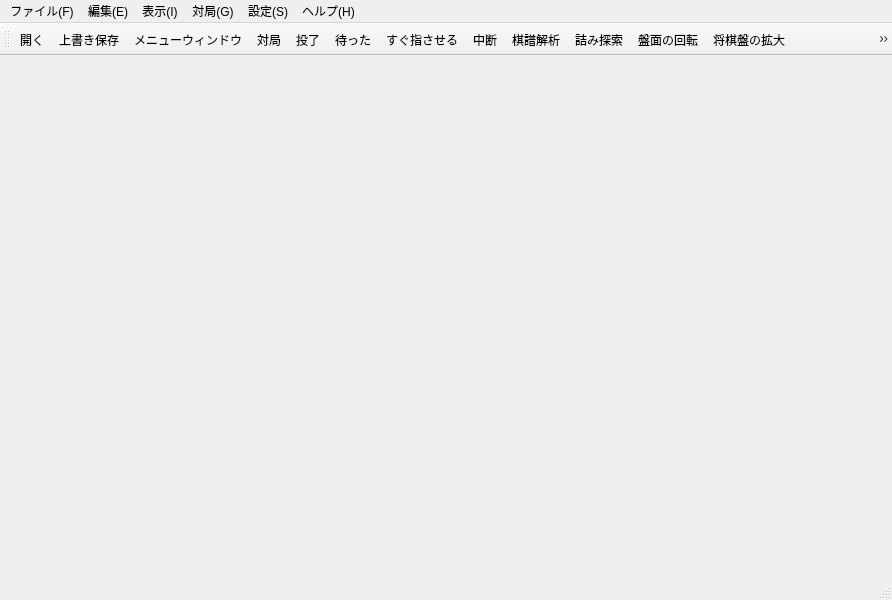
<?xml version="1.0" encoding="UTF-8"?>
<ui version="4.0">
 <class>MainWindow</class>
 <widget class="QMainWindow" name="MainWindow">
  <property name="geometry">
   <rect>
    <x>0</x>
    <y>0</y>
    <width>892</width>
    <height>600</height>
   </rect>
  </property>
  <property name="windowTitle">
   <string>将棋盤Q</string>
  </property>
  <widget class="QWidget" name="centralwidget"/>
  <widget class="QMenuBar" name="menubar">
   <property name="geometry">
    <rect>
     <x>0</x>
     <y>0</y>
     <width>892</width>
     <height>31</height>
    </rect>
   </property>
   <widget class="QMenu" name="File">
    <property name="title">
     <string>ファイル(F)</string>
    </property>
    <addaction name="actionNewGame"/>
    <addaction name="actionOpenKifuFile"/>
    <addaction name="actionSave"/>
    <addaction name="actionSaveAs"/>
    <addaction name="separator"/>
    <addaction name="actionSaveBoardImage"/>
    <addaction name="separator"/>
    <addaction name="actionQuit"/>
   </widget>
   <widget class="QMenu" name="Edit">
    <property name="title">
     <string>編集(E)</string>
    </property>
    <widget class="QMenu" name="copyGameRecord">
     <property name="title">
      <string>棋譜コピー</string>
     </property>
     <addaction name="actionCopyKIF"/>
     <addaction name="actionCopyKI2"/>
     <addaction name="actionCopyCSA"/>
     <addaction name="actionCopyUSICurrent"/>
     <addaction name="actionCopyUSIAll"/>
     <addaction name="actionCopyJKF"/>
     <addaction name="actionCopyUSEN"/>
    </widget>
    <widget class="QMenu" name="shogiPositionCopy">
     <property name="title">
      <string>局面コピー</string>
     </property>
     <addaction name="actionCopySFEN"/>
     <addaction name="actionCopyBOD"/>
    </widget>
    <addaction name="copyGameRecord"/>
    <addaction name="shogiPositionCopy"/>
    <addaction name="actionPasteKifu"/>
    <addaction name="separator"/>
    <addaction name="actionCopyBoardToClipboard"/>
    <addaction name="separator"/>
    <addaction name="actionStartEditPosition"/>
    <addaction name="actionEndEditPosition"/>
    <addaction name="actionSetHiratePosition"/>
    <addaction name="actionSetTsumePosition"/>
    <addaction name="actionReturnAllPiecesToStand"/>
    <addaction name="separator"/>
    <addaction name="actionSwapSides"/>
    <addaction name="actionChangeTurn"/>
   </widget>
   <widget class="QMenu" name="Display">
    <property name="title">
     <string>表示(I)</string>
    </property>
    <addaction name="actionFlipBoard"/>
    <addaction name="actionEnlargeBoard"/>
    <addaction name="actionShrinkBoard"/>
    <addaction name="separator"/>
    <addaction name="actionJosekiWindow"/>
    <addaction name="actionMenuWindow"/>
    <addaction name="separator"/>
    <addaction name="actionToolBar"/>
   </widget>
   <widget class="QMenu" name="Game">
    <property name="title">
     <string>対局(G)</string>
    </property>
    <addaction name="actionStartGame"/>
    <addaction name="actionCSA"/>
    <addaction name="separator"/>
    <addaction name="actionResign"/>
    <addaction name="actionUndoMove"/>
    <addaction name="actionMakeImmediateMove"/>
    <addaction name="actionBreakOffGame"/>
    <addaction name="separator"/>
    <addaction name="actionAnalyzeKifu"/>
    <addaction name="actionCancelAnalyzeKifu"/>
    <addaction name="separator"/>
    <addaction name="actionTsumeShogiSearch"/>
    <addaction name="actionStopTsumeSearch"/>
    <addaction name="separator"/>
    <addaction name="actionJishogiScore"/>
    <addaction name="actionNyugyokuDeclaration"/>
   </widget>
   <widget class="QMenu" name="Setting">
    <property name="title">
     <string>設定(S)</string>
    </property>
    <widget class="QMenu" name="menuLanguage">
     <property name="title">
      <string>言語設定</string>
     </property>
     <addaction name="actionLanguageSystem"/>
     <addaction name="actionLanguageJapanese"/>
     <addaction name="actionLanguageEnglish"/>
    </widget>
    <addaction name="actionEngineSettings"/>
    <addaction name="menuLanguage"/>
   </widget>
   <widget class="QMenu" name="Help">
    <property name="title">
     <string>ヘルプ(H)</string>
    </property>
    <addaction name="actionOpenWebsite"/>
    <addaction name="actionUsage"/>
    <addaction name="separator"/>
    <addaction name="actionVersionInfo"/>
    <addaction name="actionAboutQt"/>
   </widget>
   <addaction name="File"/>
   <addaction name="Edit"/>
   <addaction name="Display"/>
   <addaction name="Game"/>
   <addaction name="Setting"/>
   <addaction name="Help"/>
  </widget>
  <widget class="QStatusBar" name="statusbar"/>
  <widget class="QToolBar" name="toolBar">
   <property name="windowTitle">
    <string>toolBar</string>
   </property>
   <attribute name="toolBarArea">
    <enum>TopToolBarArea</enum>
   </attribute>
   <attribute name="toolBarBreak">
    <bool>false</bool>
   </attribute>
   <addaction name="actionOpenKifuFile"/>
   <addaction name="actionSave"/>
   <addaction name="actionMenuWindow"/>
   <addaction name="actionStartGame"/>
   <addaction name="actionResign"/>
   <addaction name="actionUndoMove"/>
   <addaction name="actionMakeImmediateMove"/>
   <addaction name="actionBreakOffGame"/>
   <addaction name="actionAnalyzeKifu"/>
   <addaction name="actionTsumeShogiSearch"/>
   <addaction name="actionFlipBoard"/>
   <addaction name="actionEnlargeBoard"/>
   <addaction name="actionShrinkBoard"/>
   <addaction name="actionCSA"/>
   <addaction name="actionJosekiWindow"/>
  </widget>
  <action name="actionSave">
   <property name="icon">
    <iconset resource="../../resources/shogiboardq.qrc">
     <normaloff>:/images/actions/actionSave.svg</normaloff>:/images/actions/actionSave.svg</iconset>
   </property>
   <property name="text">
    <string>上書き保存</string>
   </property>
   <property name="shortcut">
    <string>Ctrl+S</string>
   </property>
  </action>
  <action name="actionSaveAs">
   <property name="icon">
    <iconset resource="../../resources/shogiboardq.qrc">
     <normaloff>:/images/actions/actionSaveAs.svg</normaloff>:/images/actions/actionSaveAs.svg</iconset>
   </property>
   <property name="text">
    <string>名前を付けて保存</string>
   </property>
   <property name="shortcut">
    <string>Ctrl+A</string>
   </property>
  </action>
  <action name="actionSaveBoardImage">
   <property name="icon">
    <iconset resource="../../resources/shogiboardq.qrc">
     <normaloff>:/images/actions/actionSaveBoardImage.svg</normaloff>:/images/actions/actionSaveBoardImage.svg</iconset>
   </property>
   <property name="text">
    <string>将棋盤の画像をファイルに保存</string>
   </property>
  </action>
  <action name="actionPasteKifu">
   <property name="icon">
    <iconset resource="../../resources/shogiboardq.qrc">
     <normaloff>:/images/actions/actionPasteKifu.svg</normaloff>:/images/actions/actionPasteKifu.svg</iconset>
   </property>
   <property name="text">
    <string>棋譜貼り付け</string>
   </property>
  </action>
  <action name="actionCopyBoardToClipboard">
   <property name="icon">
    <iconset resource="../../resources/shogiboardq.qrc">
     <normaloff>:/images/actions/actionCopyBoardToClipboard.svg</normaloff>:/images/actions/actionCopyBoardToClipboard.svg</iconset>
   </property>
   <property name="text">
    <string>将棋盤画像コピー</string>
   </property>
  </action>
  <action name="actionFlipBoard">
   <property name="icon">
    <iconset resource="../../resources/shogiboardq.qrc">
     <normaloff>:/images/actions/actionFlipBoard.svg</normaloff>:/images/actions/actionFlipBoard.svg</iconset>
   </property>
   <property name="text">
    <string>盤面の回転</string>
   </property>
  </action>
  <action name="actionStartGame">
   <property name="enabled">
    <bool>true</bool>
   </property>
   <property name="icon">
    <iconset resource="../../resources/shogiboardq.qrc">
     <normaloff>:/images/actions/actionStartGame.svg</normaloff>:/images/actions/actionStartGame.svg</iconset>
   </property>
   <property name="text">
    <string>対局</string>
   </property>
  </action>
  <action name="actionResign">
   <property name="icon">
    <iconset resource="../../resources/shogiboardq.qrc">
     <normaloff>:/images/actions/actionResign.svg</normaloff>:/images/actions/actionResign.svg</iconset>
   </property>
   <property name="text">
    <string>投了</string>
   </property>
  </action>
  <action name="actionBreakOffGame">
   <property name="icon">
    <iconset resource="../../resources/shogiboardq.qrc">
     <normaloff>:/images/actions/actionBreakOffGame.svg</normaloff>:/images/actions/actionBreakOffGame.svg</iconset>
   </property>
   <property name="text">
    <string>中断</string>
   </property>
   <property name="whatsThis">
    <string/>
   </property>
   <property name="visible">
    <bool>true</bool>
   </property>
  </action>
  <action name="actionQuit">
   <property name="icon">
    <iconset resource="../../resources/shogiboardq.qrc">
     <normaloff>:/images/actions/actionQuit.svg</normaloff>:/images/actions/actionQuit.svg</iconset>
   </property>
   <property name="text">
    <string>終了</string>
   </property>
  </action>
  <action name="actionAnalyzeKifu">
   <property name="icon">
    <iconset resource="../../resources/shogiboardq.qrc">
     <normaloff>:/images/actions/actionAnalyzeKifu.svg</normaloff>:/images/actions/actionAnalyzeKifu.svg</iconset>
   </property>
   <property name="text">
    <string>棋譜解析</string>
   </property>
  </action>
  <action name="actionStartEditPosition">
   <property name="icon">
    <iconset resource="../../resources/shogiboardq.qrc">
     <normaloff>:/images/actions/actionStartEditPosition.svg</normaloff>:/images/actions/actionStartEditPosition.svg</iconset>
   </property>
   <property name="text">
    <string>局面編集開始</string>
   </property>
  </action>
  <action name="actionSetHiratePosition">
   <property name="icon">
    <iconset resource="../../resources/shogiboardq.qrc">
     <normaloff>:/images/actions/actionSetHiratePosition.svg</normaloff>:/images/actions/actionSetHiratePosition.svg</iconset>
   </property>
   <property name="text">
    <string>平手初期配置</string>
   </property>
  </action>
  <action name="actionSetTsumePosition">
   <property name="icon">
    <iconset resource="../../resources/shogiboardq.qrc">
     <normaloff>:/images/actions/actionSetTsumePosition.svg</normaloff>:/images/actions/actionSetTsumePosition.svg</iconset>
   </property>
   <property name="text">
    <string>詰将棋初期配置</string>
   </property>
  </action>
  <action name="actionReturnAllPiecesToStand">
   <property name="icon">
    <iconset resource="../../resources/shogiboardq.qrc">
     <normaloff>:/images/actions/actionReturnAllPiecesToStand.svg</normaloff>:/images/actions/actionReturnAllPiecesToStand.svg</iconset>
   </property>
   <property name="text">
    <string>全ての駒を駒台へ</string>
   </property>
  </action>
  <action name="actionSwapSides">
   <property name="icon">
    <iconset resource="../../resources/shogiboardq.qrc">
     <normaloff>:/images/actions/actionSwapSides.svg</normaloff>:/images/actions/actionSwapSides.svg</iconset>
   </property>
   <property name="text">
    <string>先後反転</string>
   </property>
  </action>
  <action name="actionChangeTurn">
   <property name="icon">
    <iconset resource="../../resources/shogiboardq.qrc">
     <normaloff>:/images/actions/actionChangeTurn.svg</normaloff>:/images/actions/actionChangeTurn.svg</iconset>
   </property>
   <property name="text">
    <string>手番変更</string>
   </property>
  </action>
  <action name="actionEngineSettings">
   <property name="icon">
    <iconset resource="../../resources/shogiboardq.qrc">
     <normaloff>:/images/actions/actionEngineSettings.svg</normaloff>:/images/actions/actionEngineSettings.svg</iconset>
   </property>
   <property name="text">
    <string>エンジン設定</string>
   </property>
  </action>
  <action name="actionOpenWebsite">
   <property name="icon">
    <iconset resource="../../resources/shogiboardq.qrc">
     <normaloff>:/images/actions/actionOpenWebsite.svg</normaloff>:/images/actions/actionOpenWebsite.svg</iconset>
   </property>
   <property name="text">
    <string>ホームページ</string>
   </property>
  </action>
  <action name="actionUsage">
   <property name="icon">
    <iconset resource="../../resources/shogiboardq.qrc">
     <normaloff>:/images/actions/actionUsage.svg</normaloff>:/images/actions/actionUsage.svg</iconset>
   </property>
   <property name="text">
    <string>使い方</string>
   </property>
  </action>
  <action name="actionVersionInfo">
   <property name="icon">
    <iconset resource="../../resources/shogiboardq.qrc">
     <normaloff>:/images/actions/actionVersionInfo.svg</normaloff>:/images/actions/actionVersionInfo.svg</iconset>
   </property>
   <property name="text">
    <string>バージョン情報</string>
   </property>
  </action>
  <action name="actionAboutQt">
   <property name="icon">
    <iconset resource="../../resources/shogiboardq.qrc">
     <normaloff>:/images/actions/actionAboutQt.svg</normaloff>:/images/actions/actionAboutQt.svg</iconset>
   </property>
   <property name="text">
    <string>Qtについて</string>
   </property>
  </action>
  <action name="actionCopyKIF">
   <property name="icon">
    <iconset resource="../../resources/shogiboardq.qrc">
     <normaloff>:/images/actions/actionCopyKIF.svg</normaloff>:/images/actions/actionCopyKIF.svg</iconset>
   </property>
   <property name="text">
    <string>KIF形式</string>
   </property>
  </action>
  <action name="actionCopyKI2">
   <property name="icon">
    <iconset resource="../../resources/shogiboardq.qrc">
     <normaloff>:/images/actions/actionCopyKI2.svg</normaloff>:/images/actions/actionCopyKI2.svg</iconset>
   </property>
   <property name="text">
    <string>KI2形式</string>
   </property>
  </action>
  <action name="actionCopyCSA">
   <property name="icon">
    <iconset resource="../../resources/shogiboardq.qrc">
     <normaloff>:/images/actions/actionCopyCSA.svg</normaloff>:/images/actions/actionCopyCSA.svg</iconset>
   </property>
   <property name="text">
    <string>CSA形式</string>
   </property>
  </action>
  <action name="actionCopyUSICurrent">
   <property name="icon">
    <iconset resource="../../resources/shogiboardq.qrc">
     <normaloff>:/images/actions/actionCopyUSICurrent.svg</normaloff>:/images/actions/actionCopyUSICurrent.svg</iconset>
   </property>
   <property name="text">
    <string>USI形式（現在の指し手まで）</string>
   </property>
  </action>
  <action name="actionCopySFEN">
   <property name="icon">
    <iconset resource="../../resources/shogiboardq.qrc">
     <normaloff>:/images/actions/actionCopySFEN.svg</normaloff>:/images/actions/actionCopySFEN.svg</iconset>
   </property>
   <property name="text">
    <string>SFEN形式</string>
   </property>
  </action>
  <action name="actionCopyBOD">
   <property name="icon">
    <iconset resource="../../resources/shogiboardq.qrc">
     <normaloff>:/images/actions/actionCopyBOD.svg</normaloff>:/images/actions/actionCopyBOD.svg</iconset>
   </property>
   <property name="text">
    <string>BOD形式</string>
   </property>
  </action>
  <action name="actionNewGame">
   <property name="icon">
    <iconset resource="../../resources/shogiboardq.qrc">
     <normaloff>:/images/actions/actionNewGame.svg</normaloff>:/images/actions/actionNewGame.svg</iconset>
   </property>
   <property name="text">
    <string>新規</string>
   </property>
  </action>
  <action name="actionOpenKifuFile">
   <property name="icon">
    <iconset resource="../../resources/shogiboardq.qrc">
     <normaloff>:/images/actions/actionOpenKifuFile.svg</normaloff>:/images/actions/actionOpenKifuFile.svg</iconset>
   </property>
   <property name="text">
    <string>開く</string>
   </property>
   <property name="shortcut">
    <string>Ctrl+O</string>
   </property>
  </action>
  <action name="actionUndoMove">
   <property name="icon">
    <iconset resource="../../resources/shogiboardq.qrc">
     <normaloff>:/images/actions/actionUndoMove.svg</normaloff>:/images/actions/actionUndoMove.svg</iconset>
   </property>
   <property name="text">
    <string>待った</string>
   </property>
  </action>
  <action name="actionMakeImmediateMove">
   <property name="icon">
    <iconset resource="../../resources/shogiboardq.qrc">
     <normaloff>:/images/actions/actionMakeImmediateMove.svg</normaloff>:/images/actions/actionMakeImmediateMove.svg</iconset>
   </property>
   <property name="text">
    <string>すぐ指させる</string>
   </property>
  </action>
  <action name="actionEnlargeBoard">
   <property name="icon">
    <iconset resource="../../resources/shogiboardq.qrc">
     <normaloff>:/images/actions/actionEnlargeBoard.svg</normaloff>:/images/actions/actionEnlargeBoard.svg</iconset>
   </property>
   <property name="text">
    <string>将棋盤の拡大</string>
   </property>
   <property name="shortcut">
    <string>Ctrl++</string>
   </property>
  </action>
  <action name="actionShrinkBoard">
   <property name="icon">
    <iconset resource="../../resources/shogiboardq.qrc">
     <normaloff>:/images/actions/actionShrinkBoard.svg</normaloff>:/images/actions/actionShrinkBoard.svg</iconset>
   </property>
   <property name="text">
    <string>将棋盤の縮小</string>
   </property>
   <property name="shortcut">
    <string>Ctrl+-</string>
   </property>
  </action>
  <action name="actionEndEditPosition">
   <property name="icon">
    <iconset resource="../../resources/shogiboardq.qrc">
     <normaloff>:/images/actions/actionEndEditPosition.svg</normaloff>:/images/actions/actionEndEditPosition.svg</iconset>
   </property>
   <property name="text">
    <string>局面編集終了</string>
   </property>
  </action>
  <action name="actionTsumeShogiSearch">
   <property name="icon">
    <iconset resource="../../resources/shogiboardq.qrc">
     <normaloff>:/images/actions/actionTsumeShogiSearch.svg</normaloff>:/images/actions/actionTsumeShogiSearch.svg</iconset>
   </property>
   <property name="text">
    <string>詰み探索</string>
   </property>
  </action>
  <action name="actionStopTsumeSearch">
   <property name="icon">
    <iconset resource="../../resources/shogiboardq.qrc">
     <normaloff>:/images/actions/actionCancelTsumeShogiSearch.svg</normaloff>:/images/actions/actionCancelTsumeShogiSearch.svg</iconset>
   </property>
   <property name="text">
    <string>詰み探索中止</string>
   </property>
  </action>
  <action name="actionJishogiScore">
   <property name="icon">
    <iconset resource="../../resources/shogiboardq.qrc">
     <normaloff>:/images/actions/actionJishogiScore.svg</normaloff>:/images/actions/actionJishogiScore.svg</iconset>
   </property>
   <property name="text">
    <string>持将棋点数</string>
   </property>
  </action>
  <action name="actionNyugyokuDeclaration">
   <property name="icon">
    <iconset resource="../../resources/shogiboardq.qrc">
     <normaloff>:/images/actions/actionNyugyokuDeclaration.svg</normaloff>:/images/actions/actionNyugyokuDeclaration.svg</iconset>
   </property>
   <property name="text">
    <string>入玉宣言</string>
   </property>
  </action>
  <action name="actionCopyUSIAll">
   <property name="icon">
    <iconset resource="../../resources/shogiboardq.qrc">
     <normaloff>:/images/actions/actionCopyUSIAll.svg</normaloff>:/images/actions/actionCopyUSIAll.svg</iconset>
   </property>
   <property name="text">
    <string>USI形式（全て）</string>
   </property>
  </action>
  <action name="actionCopyJKF">
   <property name="icon">
    <iconset resource="../../resources/shogiboardq.qrc">
     <normaloff>:/images/actions/actionCopyJKF.svg</normaloff>:/images/actions/actionCopyJKF.svg</iconset>
   </property>
   <property name="text">
    <string>JSON棋譜フォーマット</string>
   </property>
  </action>
  <action name="actionCopyUSEN">
   <property name="icon">
    <iconset resource="../../resources/shogiboardq.qrc">
     <normaloff>:/images/actions/actionCopyUSIAll.svg</normaloff>:/images/actions/actionCopyUSIAll.svg</iconset>
   </property>
   <property name="text">
    <string>USEN</string>
   </property>
  </action>
  <action name="actionCSA">
   <property name="icon">
    <iconset resource="../../resources/shogiboardq.qrc">
     <normaloff>:/images/actions/actionCSA.svg</normaloff>:/images/actions/actionCSA.svg</iconset>
   </property>
   <property name="text">
    <string>通信対局（CSA）</string>
   </property>
  </action>
  <action name="actionCancelAnalyzeKifu">
   <property name="icon">
    <iconset resource="../../resources/shogiboardq.qrc">
     <normaloff>:/images/actions/actionCancelAnalyzeKifu.svg</normaloff>:/images/actions/actionCancelAnalyzeKifu.svg</iconset>
   </property>
   <property name="text">
    <string>棋譜解析中止</string>
   </property>
  </action>
  <action name="actionJosekiWindow">
   <property name="icon">
    <iconset resource="../../resources/shogiboardq.qrc">
     <normaloff>:/images/actions/actionJosekiWindow.svg</normaloff>:/images/actions/actionJosekiWindow.svg</iconset>
   </property>
   <property name="text">
    <string>定跡ウィンドウ</string>
   </property>
  </action>
  <action name="actionMenuWindow">
   <property name="icon">
    <iconset resource="../../resources/shogiboardq.qrc">
     <normaloff>:/images/actions/actionMenuWindow.svg</normaloff>:/images/actions/actionMenuWindow.svg</iconset>
   </property>
   <property name="text">
    <string>メニューウィンドウ</string>
   </property>
  </action>
  <action name="actionLanguageSystem">
   <property name="checkable">
    <bool>true</bool>
   </property>
   <property name="icon">
    <iconset resource="../../resources/shogiboardq.qrc">
     <normaloff>:/images/actions/actionLanguageSystem.svg</normaloff>:/images/actions/actionLanguageSystem.svg</iconset>
   </property>
   <property name="text">
    <string>システム設定に従う</string>
   </property>
  </action>
  <action name="actionLanguageJapanese">
   <property name="checkable">
    <bool>true</bool>
   </property>
   <property name="icon">
    <iconset resource="../../resources/shogiboardq.qrc">
     <normaloff>:/images/actions/actionLanguageJapanese.svg</normaloff>:/images/actions/actionLanguageJapanese.svg</iconset>
   </property>
   <property name="text">
    <string>日本語</string>
   </property>
  </action>
  <action name="actionLanguageEnglish">
   <property name="checkable">
    <bool>true</bool>
   </property>
   <property name="icon">
    <iconset resource="../../resources/shogiboardq.qrc">
     <normaloff>:/images/actions/actionLanguageEnglish.svg</normaloff>:/images/actions/actionLanguageEnglish.svg</iconset>
   </property>
   <property name="text">
    <string>English</string>
   </property>
  </action>
  <action name="actionToolBar">
   <property name="checkable">
    <bool>true</bool>
   </property>
   <property name="checked">
    <bool>true</bool>
   </property>
   <property name="icon">
    <iconset resource="../../resources/shogiboardq.qrc">
     <normaloff>:/images/actions/actionToolbar.svg</normaloff>:/images/actions/actionToolbar.svg</iconset>
   </property>
   <property name="text">
    <string>ツールバー</string>
   </property>
  </action>
 </widget>
 <resources>
  <include location="../../resources/shogiboardq.qrc"/>
 </resources>
 <connections/>
</ui>
